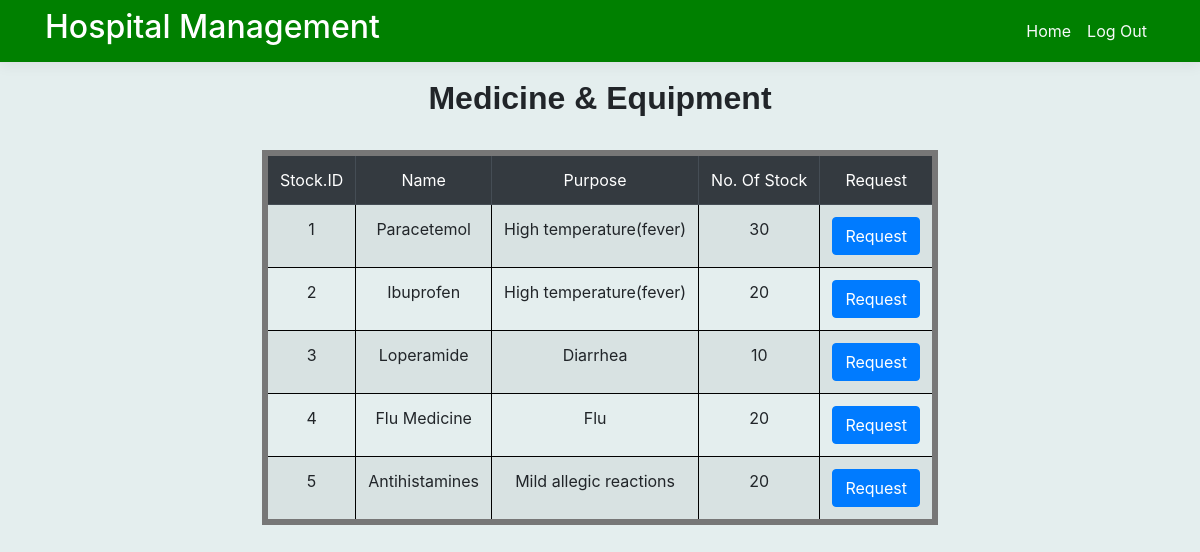
/manageMedicine.php, run on the app's committed database.
### tables this page shows
CREATE TABLE Medicine_equipment (
    stock_id int,
    name text(255),
    purpose text(255),
    stocknumber text(255), request text(255),
    PRIMARY KEY (stock_id)
);

### manageMedicineSQL.php (called while the page is built)
<?php
function getMedicine()
{
    $db = new SQLITE3("C:\\xampp\\htdocs\\hospital_project\\hospital_database.db");
    $sql = "SELECT * FROM Medicine_equipment";
    $stmt = $db->prepare($sql);
    $result = $stmt->execute();
    while ($row = $result->fetchArray()) {
        $arrayResult[] = $row;
    }
    return $arrayResult;
}

### manageMedicine.php (the view, shortened to what this page needs)
<?php require("innerNavbar.php");
include_once("manageMedicineSQL.php");
$user = getMedicine();
?>
<div class="container pb-5">
    <main role="main" class="pb-3">
        <h2 style="font-family: 'Trebuchet MS', sans-serif; text-align: center;"> <strong>Medicine & Equipment</strong> </h2>
        <br>
        <div class="row">
            <div class="col-14" style="margin: 0 auto;">
                <table class="table table-striped tableFrame">
                    <thead class="table-dark">
                        <td>Stock.ID</td>
                        <td>Name</td>
                        <td>Purpose</td>
                        <td>No. Of Stock</td>
                        <td>Request</td>
                    </thead>
                    <?php
                    for ($i = 0; $i < count($user); $i++) :
                    ?>
                        <tr>
                            <td><?php echo $user[$i]['stock_id']; ?></td>
                            <td><?php echo $user[$i]['name'] ?></td>
                            <td><?php echo $user[$i]['purpose'] ?></td>
                            <td><?php echo $user[$i]['stocknumber'] ?></td>
                            <td>
                                <form action="update_request.php" method="POST">
                                    <button type="submit" class="btn btn-primary" name="request">Request</button>
                                </form>
                            </td>
                        </tr>
                    <?php endfor; ?>
                </table>
            </div>
        </div>
    </main>
</div>

### site.css (style rules this page uses)
.btn-primary { color: #1dc593; background-color: #1bc26f; border-color: #1861ac; }
html { font-size: 14px; }
@media (min-width: 768px) { html { font-size: 16px; } }
html { position: relative; min-height: 100%; }
body { margin-bottom: 60px; }
.bgColor { background-color: #e4eeee; }
.container { min-height: 100%; }

### manageMedicine.php (style rules this page uses)
form { display: inline-block; }
td { border: 1px solid black; text-align: center; }
.tableFrame { border: 6px solid #777777; }

### data on the page
medicine_equipment: stock_id "1", name "Paracetemol", purpose "High temperature(fever)", stocknumber "30"
medicine_equipment: stock_id "2", name "Ibuprofen", purpose "High temperature(fever)", stocknumber "20"
medicine_equipment: stock_id "3", name "Loperamide", purpose "Diarrhea", stocknumber "10"
medicine_equipment: stock_id "4", name "Flu Medicine", purpose "Flu", stocknumber "20"
medicine_equipment: stock_id "5", name "Antihistamines", purpose "Mild allegic reactions", stocknumber "20"
